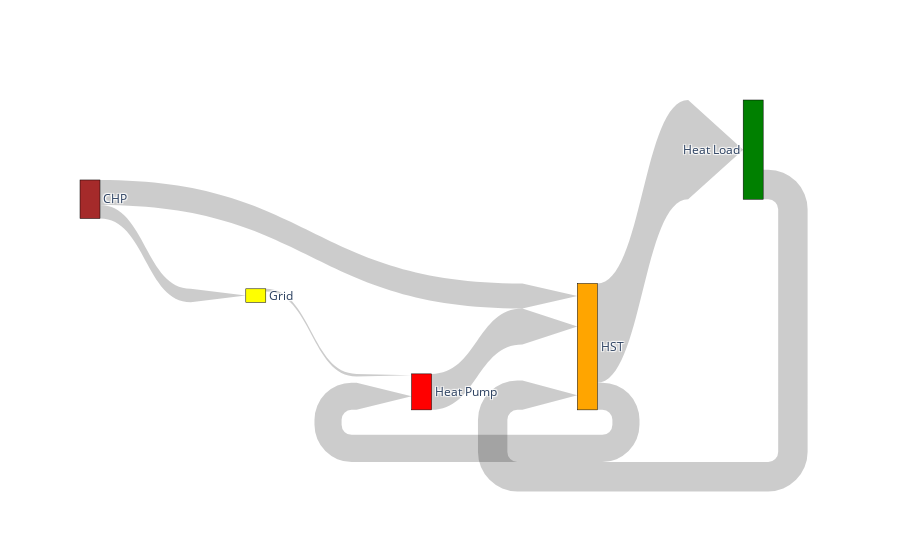

Notebook cell for this chart:
### Code cell
fig = go.Figure(data=[go.Sankey(
    arrangement = "snap",
    valuesuffix = "Wh",
    node = dict(
      pad = 10,
    #   thickness = 20,
      line = dict(color = "black", width = 0.5),
      label = ['Grid',"Heat Pump", "HST", "Heat Load", "CHP"],
      # x = [0, 0.35, 0.5, 0.65, 1,0.55],
      # y = [0,-0.5,0.0,0.35,-0.2, -0.4],
    #   color = "blue"
      color = ['Yellow', 'Red', 'Orange', 'Green', 'Brown']
    ),
    link = dict(
      arrowlen = 55,
      source = [0, 1, 2,3, 2, 4, 4], # actually not, no dynamic switching here!
      target = [1, 2, 3,2, 1, 2, 0],
      # source = sources,
      # target = targets,
      value = vals_smpl
    #   curve = [0, 0, 0, 0.5, 0]
  ))],
  layout = dict()
  )

fig.show()

### Figure 1 — Plotly figure (JSON) as saved in the notebook; plotly's stock layout.template omitted (floating-point values rounded to 4 significant figures)
{"data": [{"arrangement": "snap", "link": {"arrowlen": 55, "source": [0, 1, 2, 3, 2, 4, 4], "target": [1, 2, 3, 2, 1, 2, 0], "value": [887300.0, 11990000.0, 33070000.0, 9804000.0, 9036000.0, 8345000.0, 4506000.0]}, "node": {"color": ["Yellow", "Red", "Orange", "Green", "Brown"], "label": ["Grid", "Heat Pump", "HST", "Heat Load", "CHP"], "line": {"color": "black", "width": 0.5}, "pad": 10}, "type": "sankey", "valuesuffix": "Wh"}], "layout": {}}
